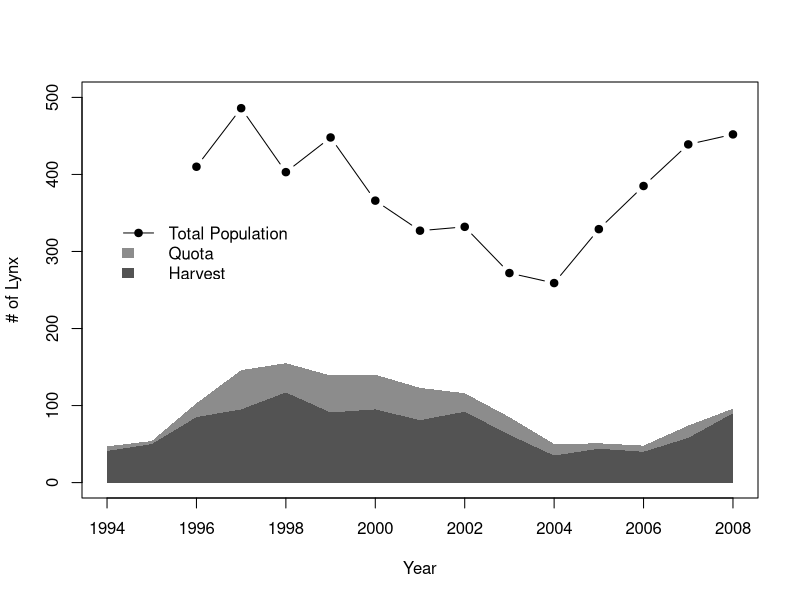
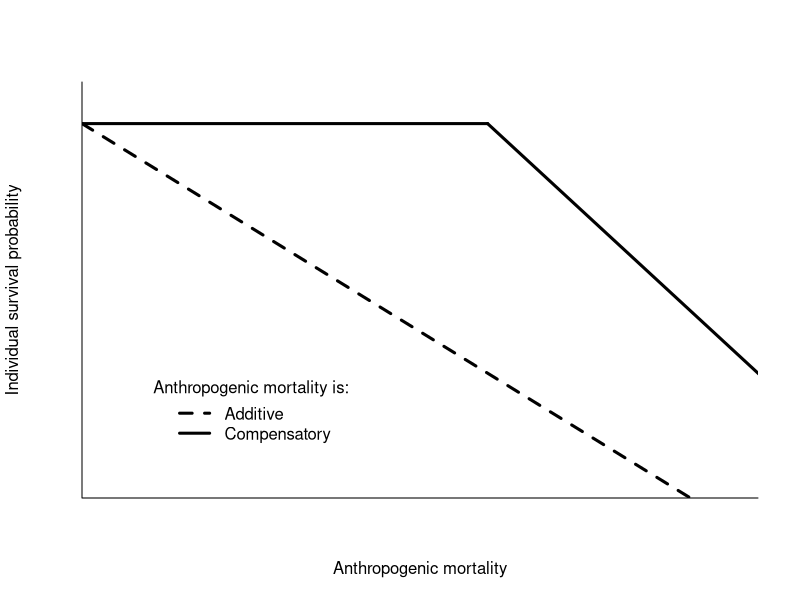
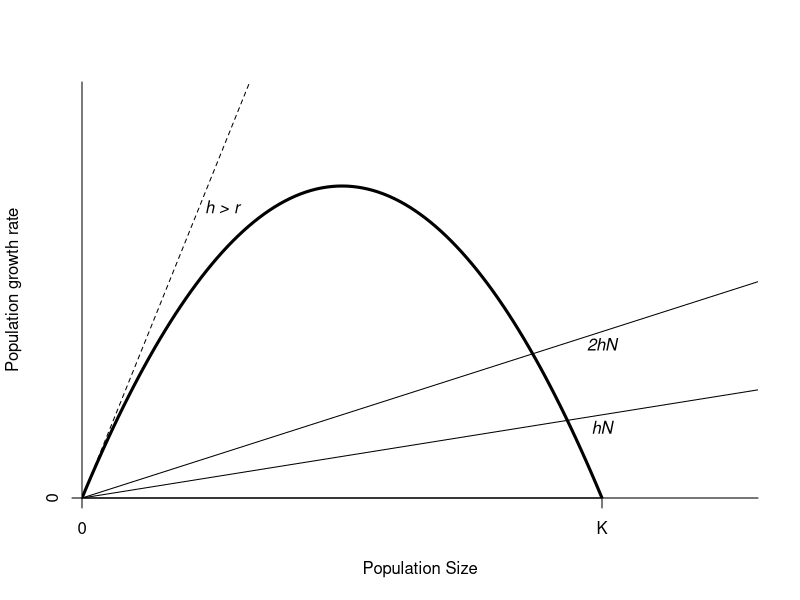
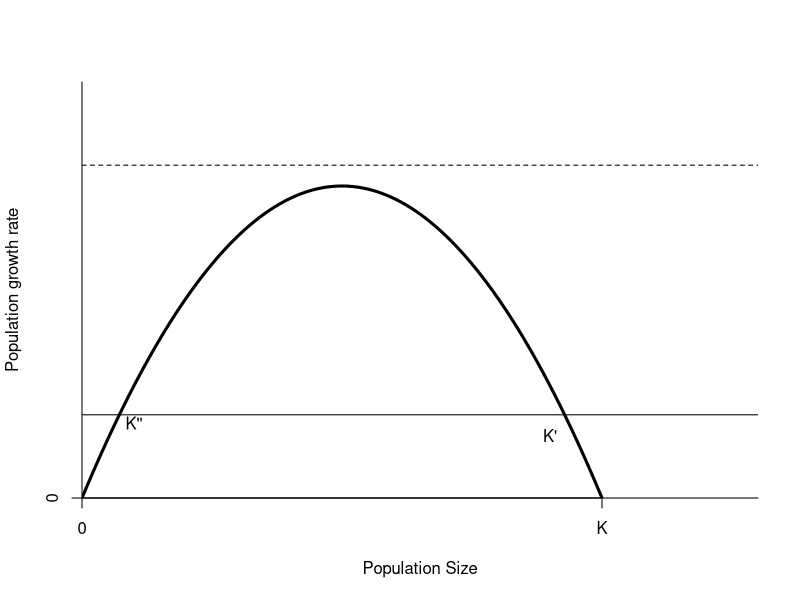
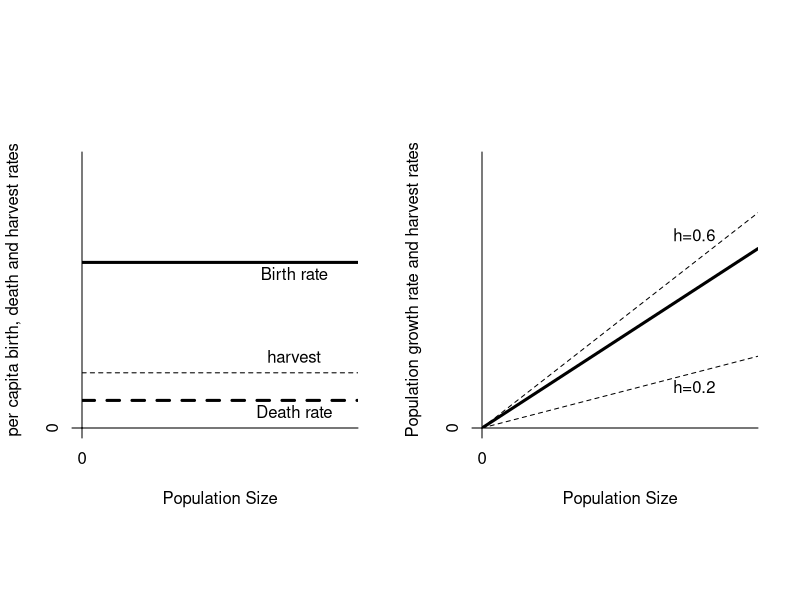
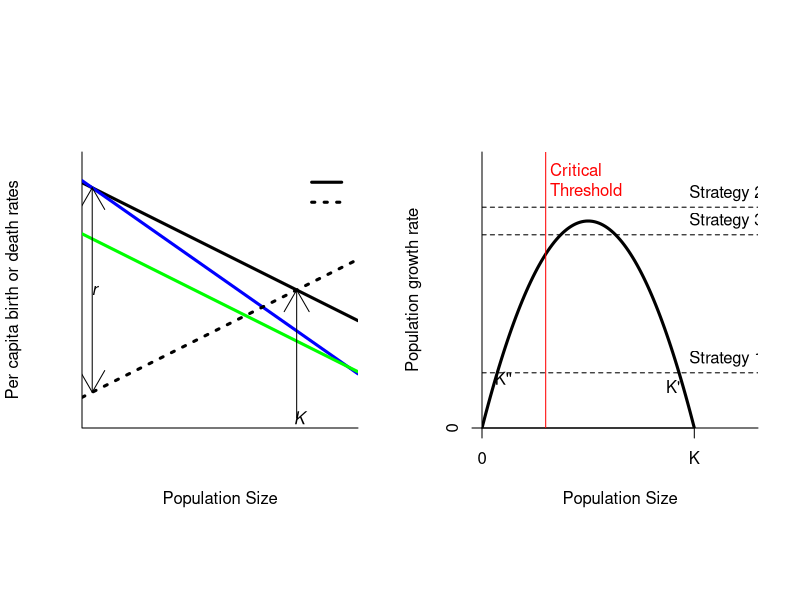

The R script that drew these images, in order:
## ---- chunk 1
lynx = read.csv("data/lynx.csv")
plot(Population~Year,data=lynx,pch=19,type="b",ylab="# of Lynx",ylim=c(0,500))
with(lynx,polygon(c(Year,rev(Year)),c(Quota,rep(0,length(Quota))),border=NA,col=rgb(0.1,0.1,0.1,0.5)))
with(lynx,polygon(c(Year,rev(Year)),c(Harvest,rep(0,length(Quota))),border=NA,col=rgb(0.1,0.1,0.1,0.5)))
legend(1994,350,legend=c("Total Population","Quota","Harvest"),bty="n",lty=c(1,NA,NA),pch=c(19,NA,NA),fill=c(NA,rgb(0.1,0.1,0.1,0.5),rgb(0.1,0.1,0.1,0.75)),border=NA)
## ---- chunk 2
plot(0,0,type="n",xlim=c(0,5),ylim=c(0,1),xlab="Anthropogenic mortality", ylab="Individual survival probability",axes=FALSE,pty="s",xaxs="i",yaxs="i")
box(bty="l")
abline(a=0.9,b=-0.2,lwd=3,lty=2)
segments(0,0.9,3,0.9,lwd=3)
segments(3,0.9,6,0,lwd=3)
legend(0.5,0.3,legend=c("Additive","Compensatory"),lwd=3,lty=c(2,1),bty="n",title="Anthropogenic mortality is:")
## ---- chunk 3
plot(0,0,type="n",xlab="Population Size",ylab="Population growth rate",axes=FALSE,xlim=c(0,1.3),ylim=c(0,1),xaxs="i",yaxs="i")
axis(2,at=0)
axis(1,at=c(0,1),labels=c("0","K"))
box(bty="l")
curve(3*x-3*x^2,add=TRUE,from=0,to=1,lwd=3)
abline(a=0,b=0.2)
text(1,0.17,"hN",font=3)
abline(a=0,b=0.4)
text(1,0.37,"2hN",font=3)
abline(a=0,b=3.1,lty=2)
text(0.27,0.7,"h > r",font=3)
## ---- chunk 4
plot(0,0,type="n",xlab="Population Size",ylab="Population growth rate",axes=FALSE,xlim=c(0,1.3),ylim=c(0,1),xaxs="i",yaxs="i")
axis(2,at=0)
axis(1,at=c(0,1),labels=c("0","K"))
box(bty="l")
curve(3*x-3*x^2,add=TRUE,from=0,to=1,lwd=3)
abline(h=0.2)
text(0.9,0.15,"K'")
text(0.1,0.18,"K''")
abline(h=0.8,lty=2)
## ---- chunk 5
par(mfrow=c(1,2),pty="s")
plot(0,0,type="n",xlab="Population Size",ylab="per capita birth, death and harvest rates",axes=FALSE,xlim=c(0,1.3),ylim=c(0,1),xaxs="i",yaxs="i")
axis(2,at=0)
axis(1,at=c(0),labels=c("0"))
box(bty="l")
abline(h=0.6,lwd=3)
abline(h=0.1,lwd=3,lty=2)
abline(h=0.2,lty=2)
text(c(1,1,1),c(0.56,0.06,0.26),c("Birth rate","Death rate","harvest"))
plot(0,0,type="n",xlab="Population Size",ylab="Population growth rate and harvest rates",axes=FALSE,xlim=c(0,1.3),ylim=c(0,1),xaxs="i",yaxs="i")
axis(2,at=0)
axis(1,at=c(0),labels=c("0"))
box(bty="l")
abline(a=0,b=0.5,lwd=3)
abline(a=0,b=0.2,lty=2)
abline(a=0,b=0.6,lty=2)
text(c(1,1),c(0.7,0.15),c("h=0.6","h=0.2"))
## ---- chunk 6
plot(0,0,type="n",xlab="Population Size",ylab="Per capita birth or death rates",axes=FALSE,xlim=c(0,1),ylim=c(0,1))
box(bty="l")
abline(a=0.9,b=-0.5,lwd=3)
abline(a=0.9,b=-0.7,lwd=3,col="blue")
abline(a=0.7,b=-0.5,lwd=3,col="green")

abline(a=0.1,b=0.5,lwd=3,lty=3)
legend(0.8,1,bty="n",legend=c("Births","Deaths"),lty=c(1,3),lwd=3)
arrows(0,0.1,0,0.9,code=3)
text(0.01,0.5,"r",font=3)
arrows(0.8,0,0.8,0.5,code=2)
text(0.81,0,"K",font=3)
## ---- chunk 7
plot(0,0,type="n",xlab="Population Size",ylab="Population growth rate",axes=FALSE,xlim=c(0,1.3),ylim=c(0,1),xaxs="i",yaxs="i")
axis(2,at=0)
axis(1,at=c(0,1),labels=c("0","K"))
box(bty="l")
curve(3*x-3*x^2,add=TRUE,from=0,to=1,lwd=3)
# below are the different harvesting strategies
# strategy 1
abline(h=0.2, lty=2)
text(1.15,0.25,"Strategy 1")
text(0.9,0.15,"K'")
text(0.1,0.18,"K''")
# strategy 2
abline(h=0.8,lty=2)
text(1.15,0.85,"Strategy 2")

# strategy 3
abline(h=0.7,lty=2)
text(1.15,0.75,"Strategy 3")

abline(v = 0.3, col="red")
text(0.32,0.9,"Critical\nThreshold", adj=0, col="red")

